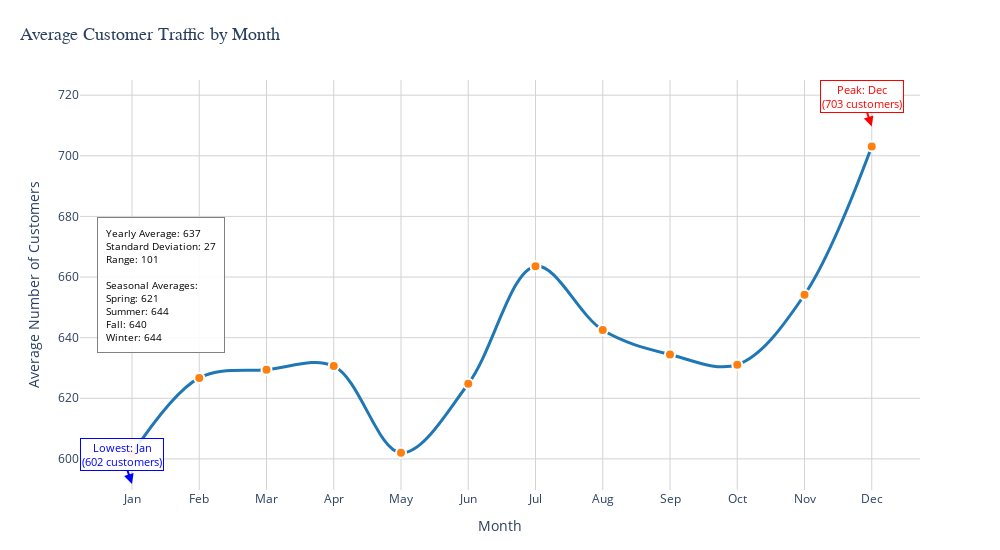

Notebook cell for this chart:
### Markdown cell above
#### Average Customers Trend per Month

### Code cell
# Ensure month is ordered
month_order = ['Jan', 'Feb', 'Mar', 'Apr', 'May', 'Jun','Jul', 'Aug', 'Sep', 'Oct', 'Nov', 'Dec']

# Calculate monthly averages
monthly_grp = df_features.groupby('month', as_index=False)['customers'].mean()
monthly_grp['month'] = pd.Categorical(monthly_grp['month'], categories=month_order, ordered=True)
monthly_grp = monthly_grp.sort_values('month')

# Identify peak and lowest months
peak_row = monthly_grp.loc[monthly_grp['customers'].idxmax()]
lowest_row = monthly_grp.loc[monthly_grp['customers'].idxmin()]
peak_month = peak_row['month']
peak_value = peak_row['customers']
lowest_month = lowest_row['month']
lowest_value = lowest_row['customers']

# Create enhanced line chart
fig = px.line(
    monthly_grp, 
    x='month', 
    y='customers',
    markers=True,
    title='Average Customer Traffic by Month',
    labels={'customers': 'Average Customers', 'month': 'Month'},
    line_shape='spline'  # Smooth curves for better trend visualization
)

# Enhanced styling
fig.update_layout(
    title={
        'text': 'Average Customer Traffic by Month',
        'x': 0.02,
        'xanchor': 'left',
        'y': 0.95,
        'yanchor': 'top',
        'font': {'size': 18, 'family': 'Arial, sans-serif'}
    },
    xaxis_title='Month',
    yaxis_title='Average Number of Customers',
    font=dict(size=12),
    plot_bgcolor='white',
    width=1000,
    height=550,
    margin=dict(t=80, b=60, l=80, r=80),
    xaxis=dict(
        showgrid=True,
        gridwidth=1,
        gridcolor='lightgray'
    ),
    yaxis=dict(
        showgrid=True,
        gridwidth=1,
        gridcolor='lightgray',
        tickformat=','
    )
)

# Improve line and marker styling
fig.update_traces(
    line=dict(width=3, color='#1f77b4'),
    marker=dict(
        size=10,
        color='#ff7f0e',
        line=dict(width=2, color='white')
    )
)

# Annotate peak month
fig.add_annotation(
    x=peak_month, 
    y=peak_value,
    text=f'Peak: {peak_month}<br>({peak_value:,.0f} customers)',
    showarrow=True,
    arrowhead=2,
    arrowsize=1,
    arrowwidth=2,
    arrowcolor='red',
    font=dict(color='red', size=11),
    yshift=20,
    bgcolor="rgba(255,255,255,0.9)",
    bordercolor="red",
    borderwidth=1
)

# Annotate lowest month
fig.add_annotation(
    x=lowest_month, 
    y=lowest_value,
    text=f'Lowest: {lowest_month}<br>({lowest_value:,.0f} customers)',
    showarrow=True,
    arrowhead=2,
    arrowsize=1,
    arrowwidth=2,
    arrowcolor='blue',
    font=dict(color='blue', size=11),
    yshift=-30,
    bgcolor="rgba(255,255,255,0.9)",
    bordercolor="blue",
    borderwidth=1
)

# Add seasonal analysis
spring_months = ['Mar', 'Apr', 'May']
summer_months = ['Jun', 'Jul', 'Aug']
fall_months = ['Sep', 'Oct', 'Nov']
winter_months = ['Dec', 'Jan', 'Feb']

spring_avg = monthly_grp[monthly_grp['month'].isin(spring_months)]['customers'].mean()
summer_avg = monthly_grp[monthly_grp['month'].isin(summer_months)]['customers'].mean()
fall_avg = monthly_grp[monthly_grp['month'].isin(fall_months)]['customers'].mean()
winter_avg = monthly_grp[monthly_grp['month'].isin(winter_months)]['customers'].mean()

# Add summary statistics
yearly_avg = monthly_grp['customers'].mean()
yearly_std = monthly_grp['customers'].std()
range_customers = peak_value - lowest_value

fig.add_annotation(
    text=f"Yearly Average: {yearly_avg:,.0f}<br>" +
         f"Standard Deviation: {yearly_std:,.0f}<br>" +
         f"Range: {range_customers:,.0f}<br><br>" +
         f"Seasonal Averages:<br>" +
         f"Spring: {spring_avg:,.0f}<br>" +
         f"Summer: {summer_avg:,.0f}<br>" +
         f"Fall: {fall_avg:,.0f}<br>" +
         f"Winter: {winter_avg:,.0f}",
    xref="paper", yref="paper",
    x=0.02, y=0.5,  # Middle left side
    xanchor="left", yanchor="middle",
    showarrow=False,
    font=dict(size=10, color="black"),
    align="left",
    bgcolor="rgba(255,255,255,0.9)",
    bordercolor="gray",
    borderwidth=1,
    borderpad=8
)

fig.show()

# Print detailed monthly summary
print("\nMonthly Customer Traffic Summary:")
print("-" * 50)
for _, row in monthly_grp.iterrows():
    month = row['month']
    customers = row['customers']
    percentage_of_peak = (customers / peak_value) * 100
    print(f"{month}: {customers:,.0f} customers ({percentage_of_peak:.1f}% of peak)")

print(f"\nYearly Statistics:")
print(f"Average monthly customers: {yearly_avg:,.0f}")
print(f"Peak month: {peak_month} ({peak_value:,.0f} customers)")
print(f"Lowest month: {lowest_month} ({lowest_value:,.0f} customers)")
print(f"Difference (Peak - Lowest): {range_customers:,.0f} customers")

print(f"\nSeasonal Analysis:")
print(f"Spring (Mar-May): {spring_avg:,.0f} customers")
print(f"Summer (Jun-Aug): {summer_avg:,.0f} customers") 
print(f"Fall (Sep-Nov): {fall_avg:,.0f} customers")
print(f"Winter (Dec-Feb): {winter_avg:,.0f} customers")

### Figure 1 — Plotly figure (JSON) as saved in the notebook; plotly's stock layout.template omitted (floating-point values rounded to 4 significant figures)
{"data": [{"hovertemplate": "Month=%{x}<br>Average Customers=%{y}<extra></extra>", "legendgroup": "", "line": {"color": "#1f77b4", "dash": "solid", "shape": "spline", "width": 3}, "marker": {"color": "#ff7f0e", "line": {"color": "white", "width": 2}, "size": 10, "symbol": "circle"}, "mode": "lines+markers", "name": "", "orientation": "v", "showlegend": false, "type": "scatter", "x": ["Jan", "Feb", "Mar", "Apr", "May", "Jun", "Jul", "Aug", "Sep", "Oct", "Nov", "Dec"], "xaxis": "x", "y": [601.6, 626.7, 629.4, 630.6, 602.0, 624.8, 663.6, 642.5, 634.4, 631.1, 654.1, 703.1], "yaxis": "y"}], "layout": {"annotations": [{"arrowcolor": "red", "arrowhead": 2, "arrowsize": 1, "arrowwidth": 2, "bgcolor": "rgba(255,255,255,0.9)", "bordercolor": "red", "borderwidth": 1, "font": {"color": "red", "size": 11}, "showarrow": true, "text": "Peak: Dec<br>(703 customers)", "x": "Dec", "y": 703.1, "yshift": 20}, {"arrowcolor": "blue", "arrowhead": 2, "arrowsize": 1, "arrowwidth": 2, "bgcolor": "rgba(255,255,255,0.9)", "bordercolor": "blue", "borderwidth": 1, "font": {"color": "blue", "size": 11}, "showarrow": true, "text": "Lowest: Jan<br>(602 customers)", "x": "Jan", "y": 601.6, "yshift": -30}, {"align": "left", "bgcolor": "rgba(255,255,255,0.9)", "bordercolor": "gray", "borderpad": 8, "borderwidth": 1, "font": {"color": "black", "size": 10}, "showarrow": false, "text": "Yearly Average: 637<br>Standard Deviation: 27<br>Range: 101<br><br>Seasonal Averages:<br>Spring: 621<br>Summer: 644<br>Fall: 640<br>Winter: 644", "x": 0.02, "xanchor": "left", "xref": "paper", "y": 0.5, "yanchor": "middle", "yref": "paper"}], "font": {"size": 12}, "height": 550, "legend": {"tracegroupgap": 0}, "margin": {"b": 60, "l": 80, "r": 80, "t": 80}, "plot_bgcolor": "white", "title": {"font": {"family": "Arial, sans-serif", "size": 18}, "text": "Average Customer Traffic by Month", "x": 0.02, "xanchor": "left", "y": 0.95, "yanchor": "top"}, "width": 1000, "xaxis": {"anchor": "y", "domain": [0, 1], "gridcolor": "lightgray", "gridwidth": 1, "showgrid": true, "title": {"text": "Month"}}, "yaxis": {"anchor": "x", "domain": [0, 1], "gridcolor": "lightgray", "gridwidth": 1, "showgrid": true, "tickformat": ",", "title": {"text": "Average Number of Customers"}}}}
